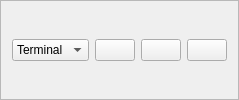
                 <widget class="QFrame" name="frame_5">
                  <property name="frameShape">
                   <enum>QFrame::StyledPanel</enum>
                  </property>
                  <property name="frameShadow">
                   <enum>QFrame::Raised</enum>
                  </property>
                  <layout class="QHBoxLayout" name="horizontalLayout_5">
                   <item alignment="Qt::AlignRight">
                    <widget class="QComboBox" name="viewOptionsBox">
                     <property name="styleSheet">
                      <string notr="true">#viewOptionsBox::on {
	border: 1px solid #baacfd;
	border-radius: 4px;
}

#viewOptionsBox QListView {
	background-color: #2D2E2E;
	
}
#viewOptionsBox QListView:item:hover {
	background-color: #494454;
	border-radius: 4px;
	
}
</string>
                     </property>
                     <item>
                      <property name="text">
                       <string>Terminal</string>
                      </property>
                      <property name="icon">
                       <iconset resource="QSS/QSS_Resources.qrc">
                        <normaloff>:/icons/Icons/terminal.png</normaloff>:/icons/Icons/terminal.png</iconset>
                      </property>
                     </item>
                     <item>
                      <property name="text">
                       <string>Output</string>
                      </property>
                      <property name="icon">
                       <iconset resource="QSS/QSS_Resources.qrc">
                        <normaloff>:/icons/Icons/corner-up-right.png</normaloff>:/icons/Icons/corner-up-right.png</iconset>
                      </property>
                     </item>
                     <item>
                      <property name="text">
                       <string>Debug</string>
                      </property>
                      <property name="icon">
                       <iconset resource="QSS/QSS_Resources.qrc">
                        <normaloff>:/icons/Icons/life-buoy.png</normaloff>:/icons/Icons/life-buoy.png</iconset>
                      </property>
                     </item>
                    </widget>
                   </item>
                   <item alignment="Qt::AlignRight">
                    <widget class="QPushButton" name="openPerformanceMonitorBtn">
                     <property name="toolTip">
                      <string>Performance monitor</string>
                     </property>
                     <property name="text">
                      <string/>
                     </property>
                     <property name="icon">
                      <iconset resource="QSS/QSS_Resources.qrc">
                       <normaloff>:/icons/Icons/activity.png</normaloff>:/icons/Icons/activity.png</iconset>
                     </property>
                     <property name="iconSize">
                      <size>
                       <width>24</width>
                       <height>24</height>
                      </size>
                     </property>
                    </widget>
                   </item>
                   <item alignment="Qt::AlignRight">
                    <widget class="QPushButton" name="closeRightMenuBtn">
                     <property name="toolTip">
                      <string>Close</string>
                     </property>
                     <property name="text">
                      <string/>
                     </property>
                     <property name="icon">
                      <iconset resource="QSS/QSS_Resources.qrc">
                       <normaloff>:/icons/Icons/window_close.png</normaloff>:/icons/Icons/window_close.png</iconset>
                     </property>
                    </widget>
                   </item>
                   <item alignment="Qt::AlignRight">
                    <widget class="QPushButton" name="minRightMenuBtn">
                     <property name="toolTip">
                      <string>Minimize</string>
                     </property>
                     <property name="text">
                      <string/>
                     </property>
                     <property name="icon">
                      <iconset resource="QSS/QSS_Resources.qrc">
                       <normaloff>:/icons/Icons/chevron-right.png</normaloff>:/icons/Icons/chevron-right.png</iconset>
                     </property>
                     <property name="iconSize">
                      <size>
                       <width>24</width>
                       <height>24</height>
                      </size>
                     </property>
                    </widget>
                   </item>
                  </layout>
                 </widget>
